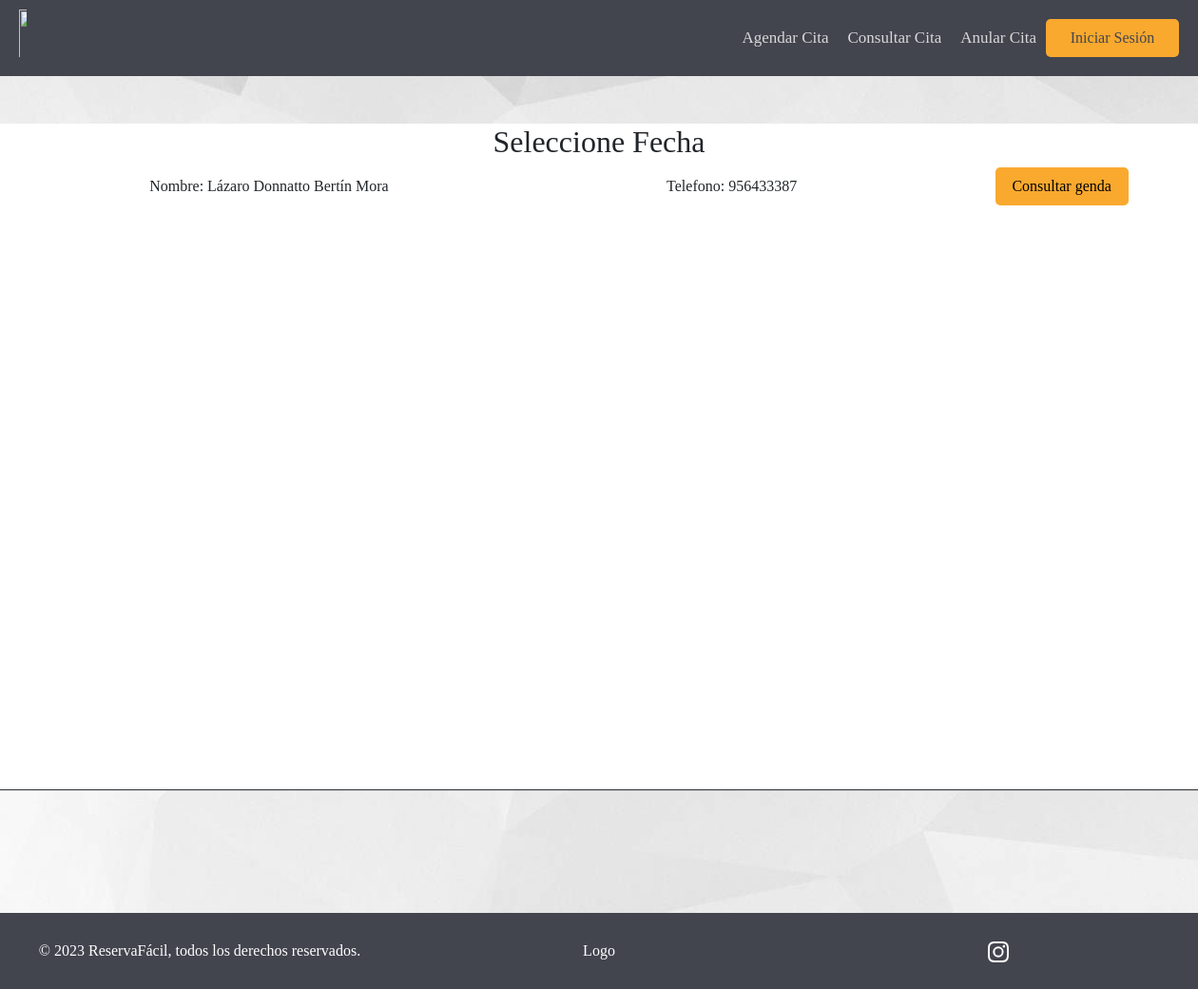
Screenshot of /funciones_citas_operador/agenda_citas with the database file from the repository.
### AppReservaFacil/models.py (models this page shows, shortened)
class Especialista(models.Model):
    ID_Especialista = models.IntegerField(primary_key=True, unique=True)
    Nombre_completo_E = models.CharField(max_length=256)
    Rut = models.CharField(max_length=9, null=True)
    Sexo = models.CharField(choices = ([('Femenino','Femenino'), ('Masculino','Masculino')]),max_length=9, null=True)
    Fecha_de_nacimiento_E = models.DateField(null=True)
    Direccion_E = models.CharField(max_length=256, null=True)
    Telefono_E = models.CharField(max_length=9, null=True)
    ini_con_especialista = models.DateField(null=True)
    fin_con_especialista = models.DateField(null=True)
    Foto_E = models.ImageField(upload_to='Paciente',null=True)
    Especialidad_P = models.ForeignKey(Especialidad,null=True, on_delete=models.RESTRICT,related_name="Especialidad_P")
    Especialidad_S = models.ForeignKey(Especialidad,null=True, on_delete=models.RESTRICT,related_name="Especialidad_S")
    Dia_Esp_P = MultiSelectField(choices=DIAS_CHOICES)
    Dia_Esp_S = MultiSelectField(choices=DIAS_CHOICES)
    Minutes_Esp_P_Lun = models.IntegerField(null = True, choices=MINUTOS_CHOICES)
    Minutes_Esp_P_Mar = models.IntegerField(null = True, choices=MINUTOS_CHOICES)
    Minutes_Esp_P_Mie = models.IntegerField(null = True, choices=MINUTOS_CHOICES)
    Minutes_Esp_P_Jue = models.IntegerField(null = True, choices=MINUTOS_CHOICES)
    Minutes_Esp_P_Vie = models.IntegerField(null = True, choices=MINUTOS_CHOICES)
    Minutes_Esp_P_Sab = models.IntegerField(null = True, choices=MINUTOS_CHOICES)
    Minutes_Esp_P_Dom = models.IntegerField(null = True, choices=MINUTOS_CHOICES)
    Minutes_Esp_S_Lun = models.IntegerField(null = True, choices=MINUTOS_CHOICES)
    Minutes_Esp_S_Mar = models.IntegerField(null = True, choices=MINUTOS_CHOICES)
    Minutes_Esp_S_Mie = models.IntegerField(null = True, choices=MINUTOS_CHOICES)
    Minutes_Esp_S_Jue = models.IntegerField(null = True, choices=MINUTOS_CHOICES)
    Minutes_Esp_S_Vie = models.IntegerField(null = True, choices=MINUTOS_CHOICES)
    Minutes_Esp_S_Sab = models.IntegerField(null = True, choices=MINUTOS_CHOICES)
    Minutes_Esp_S_Dom = models.IntegerField(null = True, choices=MINUTOS_CHOICES)
    Usuario_E = models.ForeignKey(User, null=True, on_delete=models.CASCADE)

### AppReservaFacil/views.py (the view)
# urls.py: path('funciones_citas_operador/agenda_citas', views.operador_consulta_agenda, name='agenda_citas'),
def operador_consulta_agenda(request):
    lista_especialista = Especialista.objects.all()
    context = {'lista_especialista': lista_especialista}
    if request.method == 'POST':
        print('')
    return render(request, 'Operador/operador_agenda_especialista.html',context)

### AppReservaFacil/templatetags/auth_extras.py (called while the page is built)
@register.filter(name='has_group')
def has_group(user, group_name):
    group = Group.objects.get(name=group_name)
    return True if group in user.groups.all() else False

### AppReservaFacil/templates/Operador/operador_agenda_especialista.html (shortened to what this page needs)
{% extends "../Clientes/index.html" %}
{% block footer %}
<div id="main-content-centro">
    <div class="div-grande">
        <h2 id="titulo-inicio-sesion">Seleccione Fecha</h2>
            <div class="row">
                <table>
                    {% for x in lista_especialista %}
                        <tr>
                            <td>Nombre: {{x.Nombre_completo_E}}</td>
                            <td>Telefono: {{x.Telefono_E}}</td>
                            <td>
                                <form action="post">
                                    <button class="btn-naranja-mediano" value="{{x.ID_Especialista}}"
                                    type="submit" name="consultar">Consultar genda</button>
                                </form>
                            </td>
                        </tr>
                    {% endfor %}
                </table>
            </div>
        </div>
</div>
{% endblock %}

### AppReservaFacil/static/Clientes/css.css (style rules this page uses)
html { height: 100%; }
* { margin: 0; padding: 0; box-sizing: border-box; font-family: 'Poppins','sans-serif'; }
.btn-naranja-mediano { height: 40px; width: 140px; background-color: #FAA92F; border-style: none; border-radius: 5px; margin: auto; }
body { margin: auto; background-image:url("background.jpg"); background-repeat: no-repeat; height: 100%; }
#main-content-centro { height: 100%; display: grid; place-content: center; }
.div-grande { height: 700px; width: 1300px; background-color: #ffffff; text-align: center; border-radius: 10px; box-shadow: 0px 1px 1px; overflow-y: scroll; overflow-x: hidden; }

### rows the page displays
Especialista: Nombre_completo_E "Lázaro Donnatto Bertín Mora", Telefono_E "956433387", {{ x.ID_Especialista }} 1 (drawn)
